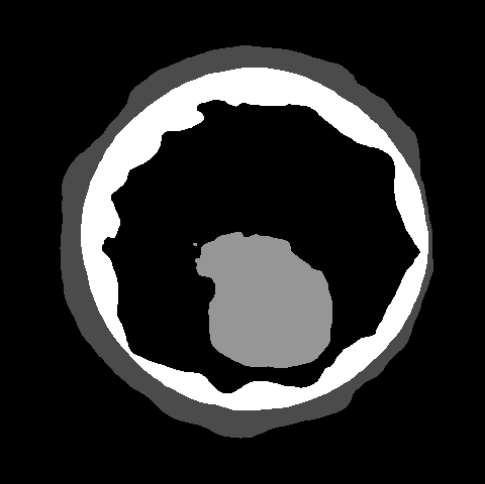
#> input picture prediction.png, 485 x 484 px, given as the content of the folder ../Datasets/Processed/BlastsOnline/test_def, which was not available
$ jupyter execute TE_ICM_Seg.ipynb   (text cells are left out)
#> lines starting #> are read from the running program, lines starting #| are printed output that depends on the picture; after the words box and inside, x2 and y2 are one past the last pixel; in counts of white or black regions, pixels touching at a corner belong together; pictures that were not available may be replaced by others from this repository, and a replacement may not be noted
### utils/zp_detection.py
# -*- coding: utf-8 -*-
"""ZP_detection.ipynb

Automatically generated by Colaboratory.

Original file is located at
    https://colab.research.google.com/github/mavillot/Tesis/blob/main/Notebooks/ZP_detection.ipynb
"""

import cv2,os
from matplotlib import pyplot as plt
import numpy as np
from PIL import Image
import imutils
from scipy import ndimage
import time

import warnings
warnings.filterwarnings("ignore")

"""#### 1.1. Edge detection with Canny"""

def canny_edges(img, u1=100,u2=150):
  # kernel = np.ones((5,5),np.float32)/25
  # dst = cv2.filter2D(img,-1,kernel)
  return cv2.Canny(img,u1,u2)

"""#### 1.2. Dilating the edges"""

def dilating(img,N=3):
  return cv2.dilate(img, np.ones((N,N), np.uint8))

"""#### 1.3. Evaluating the convex hull of the connected edges"""

from skimage.morphology import convex_hull_image
def convex_hull_centerMass(dilate):
  cnts,_ = cv2.findContours(dilate.copy(), cv2.RETR_EXTERNAL, cv2.CHAIN_APPROX_SIMPLE)
  perimeter=[]
  # edges:
  for c in cnts:
    perimeter.append(cv2.arcLength(c, True))
  # Calculate and get the largest edge
  i=perimeter.index(max(perimeter))
  contour=cv2.drawContours(cv2.cvtColor(np.zeros_like(dilate), cv2.COLOR_GRAY2BGR), cnts[i], -1, (0,255,0), 2)
  # Center mass of the largest edge
  M = cv2.moments(cnts[i])
  cX = int(M["m10"] / M["m00"])
  cY = int(M["m01"] / M["m00"])
  return (convex_hull_image(cv2.cvtColor(contour, cv2.COLOR_BGR2GRAY)), (cX,cY))
  #return de convex hull and the center mass

def S_p(hull):
  mask=np.zeros(hull.shape,dtype=np.uint8)
  mask[hull==True]=255
  return mask-cv2.erode(mask,np.ones((3,3), np.uint8))

def radio(sp,cMass):
  Sp_points=[] #in this list we will save the points that are in the perimeter
  y,x=sp.shape
  for j in range(y):
    for i in range(x):
      if sp[j,i]==255: #Coordinates of the points that makes up the perimeter
        Sp_points.append(np.array((i,j)))
  # return the average distance between the center Mass and all the points of the perimeter
  return np.mean([np.linalg.norm(np.array(cMass) - p) for p in Sp_points])

"""#### 1.6. Construction of the circular model"""

def circle_mask(img,cMass,r):
  cX,cY=cMass
  mask=np.zeros(img.shape)
  try:
    return(cv2.circle(mask, cMass, round(r), (255,0,0), -1))
  except:
    # In case the radius or cMass is not well calculated
    return(np.ones(img.shape)*255)

"""#### Pipeline"""

def circularModel(gray):
  # step 1.1. & step 1.2. & step 1.3.:
  hull,cMass= convex_hull_centerMass(dilating(canny_edges(gray)))
  # step 1.4. & 1.5 & step 1.6.:
  return(circle_mask(gray,cMass,radio(S_p(hull), cMass)))

# Commented out IPython magic to ensure Python compatibility.
# %%capture
# !git clone https://github.com/alimuldal/phasepack.git
# !python phasepack/setup.py install
# !pip install pyfftw

import sys
sys.path.insert(1, 'phasepack')
from phasepack import phasecong

# The next function transform float images into int images with values in between [0,255]
# [12 lines left out: functions equalize, thresh_pc, not called in this run]

"""#### 2.3. Edge candidates
Considering the perimeter (not area) of the connected edge pieces in each orientation.
"""

# [22 lines left out: function inner_edge, not called in this run]

"""#### 2.4. Invalidating edge candidates with the circular model (step 1) and convex hull
(*it invalidates far away candidates and candidates that do not coincide with the outer perimeter of the convex hull of all edges*)
"""

from skimage.morphology import convex_hull_image
# [11 lines left out: function final_edges, not called in this run]

"""#### 2.5. Fitting final edges with an ellipse

The first step is to obtain the coordinates of the points that made up the final edges.
"""

# Given the edge return the coordinates of all the points that make up the edge
# [57 lines left out: functions coord, estimated_coef, parameters, ellipse, not called in this run]

"""#### Pipeline"""

# [27 lines left out: functions inner_boundary, MaskModel, not called in this run]

"""#### 3.1.Removing the image background T(I)"""

# Removes the background
# [4 lines left out: function background, not called in this run]

"""#### 3.2. Union of Canny edges on T(I) and thresholded phase congruency of I"""

# [5 lines left out: function canny_pc, not called in this run]

"""#### 3.3. Dilate mask and convex hull inner ZP"""

def convex_dilate(img,union, inner_mask):
  return 255-cv2.bitwise_or(dilating(union),inner_mask)

"""#### 3.4. Watershed segmentation"""

from skimage.segmentation import watershed
from skimage.feature import peak_local_max
from scipy import ndimage as ndi
from skimage.filters.rank.generic import threshold
from skimage import filters

# [8 lines left out: function watershed_seg, not called in this run]

"""#### 3.5. Remove regions of low intensity"""

# [15 lines left out: function remove_low, not called in this run]

"""#### 3.6. Removing weak candidates"""

# [19 lines left out: function remove_weak, not called in this run]

"""#### Pipeline"""

# [9 lines left out: function outer_boundary, not called in this run]

"""# STEPS: 1,2 & 3"""

# [12 lines left out: function ZPdetection, not called in this run]

"""# 5 & 4. Refinement"""

# [12 lines left out: function tangencial_vector, not called in this run]

def verification(img, initial_mask):
  M,_,_,_,PC,_,_=phasecong(img)
  EDGE_FINAL=final_edges(initial_mask,inner_edge(thresh_pc(PC)))
  x_data,y_data=coord(EDGE_FINAL)

  _,th = cv2.threshold(equalize(M),0,255,cv2.THRESH_BINARY+cv2.THRESH_OTSU)
  th=dilating(th,N=3)
  for i in range(len(x_data)):
    # we do not consider edges that are not in M (Momentum strong edge)
    if th[y_data[i],x_data[i]]==0:
        EDGE_FINAL[y_data[i],x_data[i]]=0

  # building the ellipse
  a,b,x0,y0,theta=parameters(estimated_coef(coord(EDGE_FINAL)))
  X,Y=ellipse(a,b,x0,y0,theta)

  # GRADIENT IMAGE
  sx = ndimage.sobel(img,axis=0,mode='constant')
  sy = ndimage.sobel(img,axis=1,mode='constant')

  verify=np.zeros(img.shape)

  for i in range(len(y_data)):
    # for each edge candidate we look for the nearest point in the ellipse
    x_= x_data[i] - x0
    y_= y_data[i] - y0

    # TANGENCIAL VECTOR
    Xp,Yp= tangencial_vector(a,b,x0,y0,theta, np.arctan2(y_, x_))
    tv=np.array([Xp,Yp])

    # GRADIENT VECTOR
    dx, dy=sx[y_data[i],x_data[i]],sy[y_data[i],x_data[i]]
    gv=np.array((dx,dy))

    # calculate the cos between the tangencial and gradient vector
    n=np.linalg.norm(tv)*np.linalg.norm(gv)
    cos=np.dot(tv,gv)/n
    if abs(cos)>1/np.sqrt(3):
      verify[y_data[i],x_data[i]]=255

  a,b,x0,y0,theta=parameters(estimated_coef(coord(verify)))
  r_theta=lambda THETA: ellipse(a,b,x0,y0,theta,THETA-theta)
  return(ellipse(a,b,x0,y0,theta), (x0,y0) , r_theta)

# [11 lines left out: function ZPdetection, not called in this run]

def innerModel(path):#DEVUELVE: matriz con valores de 0 a 255
  img=cv2.imread(path,cv2.IMREAD_GRAYSCALE)
  # Initial Model
  initial_mask=circularModel(img)
  # Inner ZP Model
  (X,Y),(x0,y0), r_theta=verification(img, initial_mask)
  inner_mask=MaskModel(img,X,Y)
  return inner_mask

# [11 lines left out: function outerModel, not called in this run]

def zp_model(path):
  inner_mask,out_mask=ZPdetection(path)
  return cv2.bitwise_xor(inner_mask,out_mask)

### TE_ICM_Seg.ipynb
[cell 1]
import cv2,os
from PIL import Image
from matplotlib import pyplot as plt
import numpy as np
from scipy.ndimage import generic_filter
import statistics
import sys
from skimage.feature import graycomatrix, graycoprops
from sklearn.cluster import KMeans
from skimage.segmentation import watershed
from skimage.feature import peak_local_max
from scipy import ndimage as ndi
from skimage.filters.rank.generic import threshold
from skimage import filters
from skimage.filters.rank import entropy
from skimage.morphology import disk
sys.path.insert(1, 'phasepack')
from phasepack import phasecong
from zp_detection import *
from glob import glob
from utility import *

[cell 2]
# [10 lines left out: function regs, not called in this run]

[cell 3]
def local_sd(img):
    return generic_filter(img, np.std, size=3)

def levels(img, levels=9):
    img= ((img - np.min(img)) / (np.max(img) - np.min(img)))*(levels-1)
    return img.astype('uint8')

# [13 lines left out: function harlick, not called in this run]

[cell 4]
# [8 lines left out: function textures, not called in this run]

[cell 5]
# [15 lines left out: function kmeans, not called in this run]

[cell 6]
# [11 lines left out: function watershed_seg, not called in this run]

[cell 7]
# [15 lines left out: functions pc_values, probability, not called in this run]

[cell 8]
# [11 lines left out: function region_classification, not called in this run]

[cell 9]
# [11 lines left out: function texture_analysis, not called in this run]

[cell 10]
# [7 lines left out: function seed, not called in this run]

[cell 11]
# [26 lines left out: functions strong_weak_bound, merging, not called in this run]

[cell 12]
# [8 lines left out: function seed_merging, not called in this run]

[cell 13]
# [14 lines left out: function dark_reg, not called in this run]

[cell 14]
# [33 lines left out: functions edge_linking, edge_map, not called in this run]

[cell 15]
# [13 lines left out: function te_segmentation, not called in this run]

[cell 16]
# [7 lines left out: function te_pipeline, not called in this run]

[cell 17]
# [23 lines left out: function icm_pipeline, not called in this run]

[cell 18]
def pipeline(path):
    img=cv2.imread(path, cv2.IMREAD_GRAYSCALE)
    mask=innerModel(path)
    img[mask==0]=0
    img=cv2.equalizeHist(img)
    reg1, reg2, reg3 = regs(mask)
    markers,pc,prob,m1,m2,textured,smooth = texture_analysis(img, mask)
    dic={'TE':{'idx':-3,'reg':reg3,'tex':textured}, 'ICM':{'idx':-4, 'reg':reg1,'tex':textured}}
    markers_seed=seed_merging(markers,textured,m1,m2,pc,prob,dic)
    te  =te_pipeline(img,mask,markers_seed, pc)
    icm =icm_pipeline(te, markers_seed, mask,pc,m1,m2)
    return te,icm

[cell 19]
from sklearn.metrics import accuracy_score
from sklearn.metrics import precision_recall_fscore_support
from sklearn.metrics import recall_score

# [6 lines left out: function compute_dice_coefficient, not called in this run]

def error_metrics(path_test, types= ['TE', 'ICM']):
    metrics=['accuracy', 'precision', 'spf', 'recall', 'dsc']
    results= {stc:{m:[] for m in metrics} for stc in types}
    final_results={}
    for path in path_test:
        te,icm = pipeline(path)
#> in pipeline, img is the input picture: shape (484, 485); min 0, max 255, mean 42.6
#> in canny_edges, `return cv2.Canny(img,u1,u2)`:
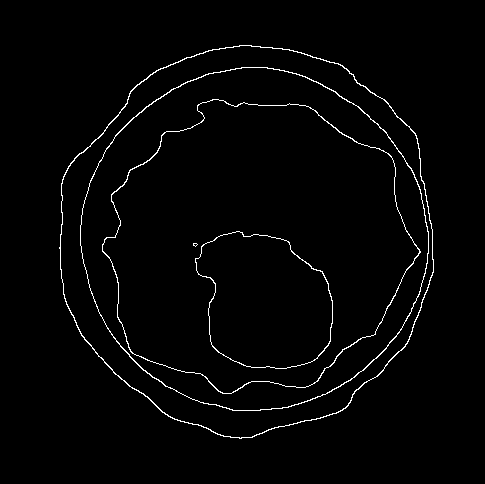
#> returned value: shape (484, 485); 1.9% white in thin lines or dots, all inside (x1, y1, x2, y2) = (59, 45, 434, 439)
#> in dilating, `return cv2.dilate(img, np.ones((N,N), np.uint8))`:
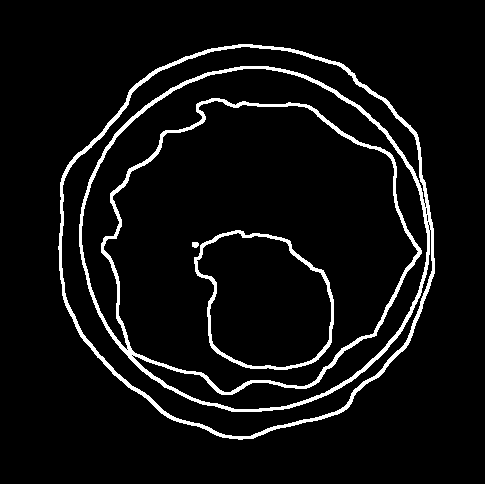
#> returned value: shape (484, 485); 6% white; 3 white regions
#> in convex_hull_centerMass, `cnts,_ = cv2.findContours(dilate.copy(), cv2.RETR_EXTERNAL, cv2.CHAIN_..`: cnts = 1 contour; box (x1, y1, x2, y2) and area: (58, 44, 435, 440) 115213
#> the loop in convex_hull_centerMass, `for c in cnts:` made 1 pass
#> after the loop in convex_hull_centerMass, `for c in cnts:`: perimeter = [1287.1]
#> in convex_hull_centerMass, `i=perimeter.index(max(perimeter))`: i = 0
#> in convex_hull_centerMass, `contour=cv2.drawContours(cv2.cvtColor(np.zeros_like(dilate), cv2.COLOR..`:
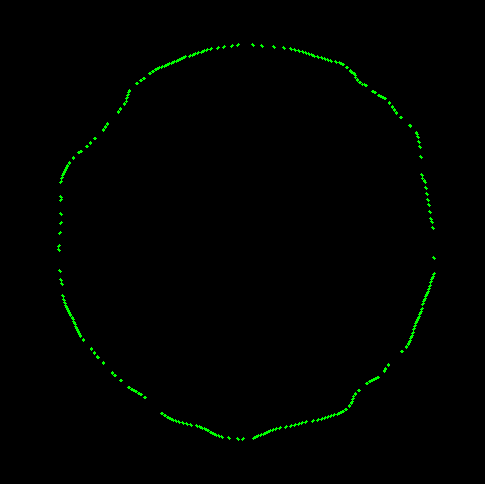
#> contour: shape (484, 485, 3); mean B, G, R 0, 2, 0
#> in convex_hull_centerMass, `M = cv2.moments(cnts[i])`: M = moments, m00 115213, centre m10/m00, m01/m00 = (247.5, 238.8)
#> in convex_hull_centerMass, `cX = int(M["m10"] / M["m00"])`: cX = 247
#> in convex_hull_centerMass, `cY = int(M["m01"] / M["m00"])`: cY = 238
#> in circularModel, `hull,cMass= convex_hull_centerMass(dilating(canny_edges(gray)))`:
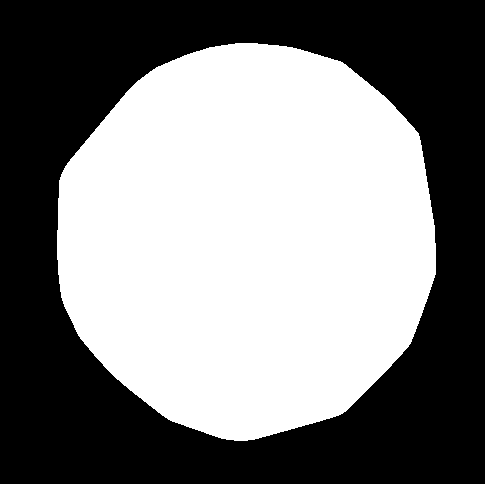
#> hull: shape (484, 485) bool; 50.4% white; 1 black region, box (x1, y1, x2, y2) and area: (0, 0, 485, 484) 116548
#> in circularModel, `hull,cMass= convex_hull_centerMass(dilating(canny_edges(gray)))`: cMass = (247, 238)
#> in S_p, `return mask-cv2.erode(mask,np.ones((3,3), np.uint8))`:
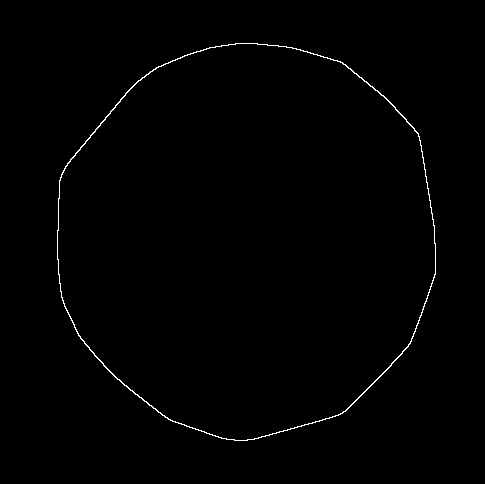
#> returned value: shape (484, 485); 0.66% white in thin lines or dots, all inside (x1, y1, x2, y2) = (57, 43, 436, 441)
#> in radio, `Sp_points=[]`: Sp_points = []
#> after the loop in radio, `for j in range(y):`: Sp_points = 1550 pairs, first value 57 to 435, second value 43 to 440
#> in circle_mask, `cX,cY=cMass`: cX = 247; cY = 238
#> in circle_mask, `mask=np.zeros(img.shape)`: mask: shape (484, 485) float64; every value is 0
#> in circle_mask, `return(cv2.circle(mask, cMass, round(r), (255,0,0), -1))`:
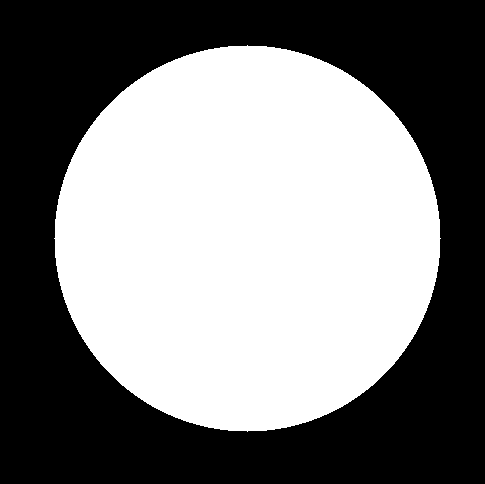
#> returned value: shape (484, 485) float64; 49.8% white; 1 white region, box (x1, y1, x2, y2) and area: (54, 45, 441, 432) 116965
        preds={'TE': te, 'ICM': icm}
        for stc in types:
            accuracy, precision, spf, recall, dsc=[],[],[],[], []
            path_gt=dataset+f'GT_{stc}/'+path.split('/')[-1].split('.BMP')[0]+f' {stc}_Mask.bmp'
            gt=cv2.imread(path_gt,cv2.IMREAD_GRAYSCALE)
            pred=preds[stc]
            y_pred=pred.flatten()
            y_gt=gt.flatten()
            p,r,_,_=precision_recall_fscore_support(y_gt, y_pred)
            results[stc]['precision'].append(p)
            results[stc]['recall'].append(r)
            results[stc]['accuracy'].append(accuracy_score(y_gt, y_pred))
            results[stc]['dsc'].append(compute_dice_coefficient(gt, pred))
            results[stc]['spf'].append(recall_score(y_gt, y_pred, pos_label=0))
    for stc in types:
        final_results[stc]={'accuracy':np.mean(results[stc]['accuracy']), 'precision': np.mean(results[stc]['precision']),
                                'recall': np.mean(results[stc]['recall']), 'dice_coef':np.mean(results[stc]['dsc']), 'specifity': np.mean(results[stc]['spf'])}
    return final_results

[cell 20]
dataset='../Datasets/Processed/BlastsOnline/'
files_test=[ dataset+'test_def/'+f for f in os.listdir(dataset+'test_def')]
error_metrics(files_test)
#> (the call stopped at in verification, `M,_,_,_,PC,_,_=phasecong(img)`: phasepack is not available in this run)

[cell 21]
import sys
from skimage.io import imread
# !git clone https://github.com/Ramesh-X/Level-Set.git
sys.path.insert(1, 'Level-Set')

from lv_set.find_lsf import find_lsf
from lv_set.potential_func import *
from lv_set.show_fig import draw_all

# [13 lines left out: function icm_dlrs, not called in this run]

[cell 22]
def metrics_DLRS(path_test, types= ['TE', 'ICM']):
    metrics=['accuracy', 'precision', 'spf', 'recall', 'dsc']
    results= {stc:{m:[] for m in metrics} for stc in types}
    final_results={}
    for path in path_test:
        te,icm = pipeline(path)
#> the loop in convex_hull_centerMass (call 2), `for c in cnts:` made 1 pass
#> in S_p (call 2), `mask=np.zeros(hull.shape,dtype=np.uint8)`: mask: shape (484, 485); every value is 0
        icm=icm_dlrs(cv2.imread(path, cv2.IMREAD_GRAYSCALE), icm)
        preds={'TE': te, 'ICM': icm}
        for stc in types:
            accuracy, precision, spf, recall, dsc=[],[],[],[], []
            path_gt=dataset+f'GT_{stc}/'+path.split('/')[-1].split('.BMP')[0]+f' {stc}_Mask.bmp'
            gt=cv2.imread(path_gt,cv2.IMREAD_GRAYSCALE)
            pred=preds[stc]
            y_pred=pred.flatten()
            y_gt=gt.flatten()
            p,r,_,_=precision_recall_fscore_support(y_gt, y_pred)
            results[stc]['precision'].append(p)
            results[stc]['recall'].append(r)
            results[stc]['accuracy'].append(accuracy_score(y_gt, y_pred))
            results[stc]['dsc'].append(compute_dice_coefficient(gt, pred))
            results[stc]['spf'].append(recall_score(y_gt, y_pred, pos_label=0))
    for stc in types:
        final_results[stc]={'accuracy':np.mean(results[stc]['accuracy']), 'precision': np.mean(results[stc]['precision']),
                                'recall': np.mean(results[stc]['recall']), 'dice_coef':np.mean(results[stc]['dsc']), 'specifity': np.mean(results[stc]['spf'])}
    return final_results

[cell 23]
dataset='../Datasets/Processed/BlastsOnline/'
files_test=[ dataset+'Images/'+f for f in os.listdir(dataset+'Images')]
metrics_DLRS(files_test)
#> (the call stopped at in verification, `M,_,_,_,PC,_,_=phasecong(img)`: phasepack is not available in this run)
